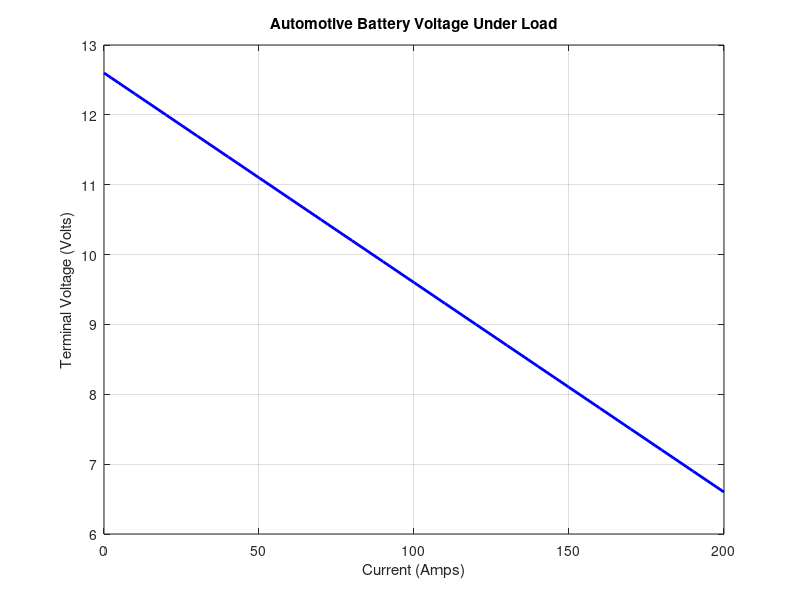
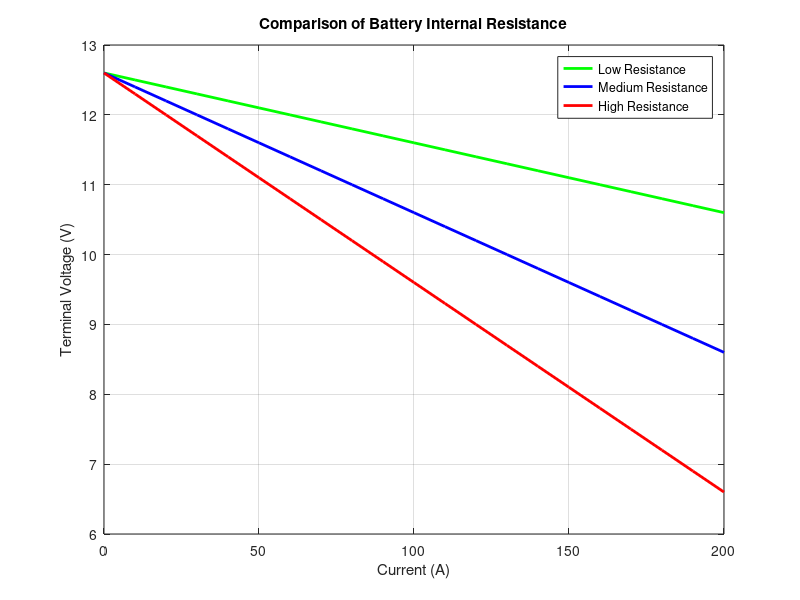
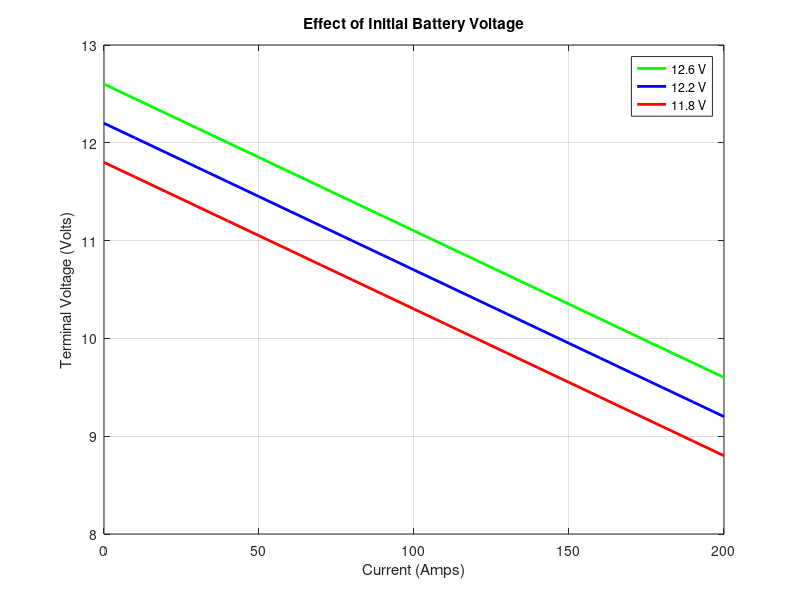
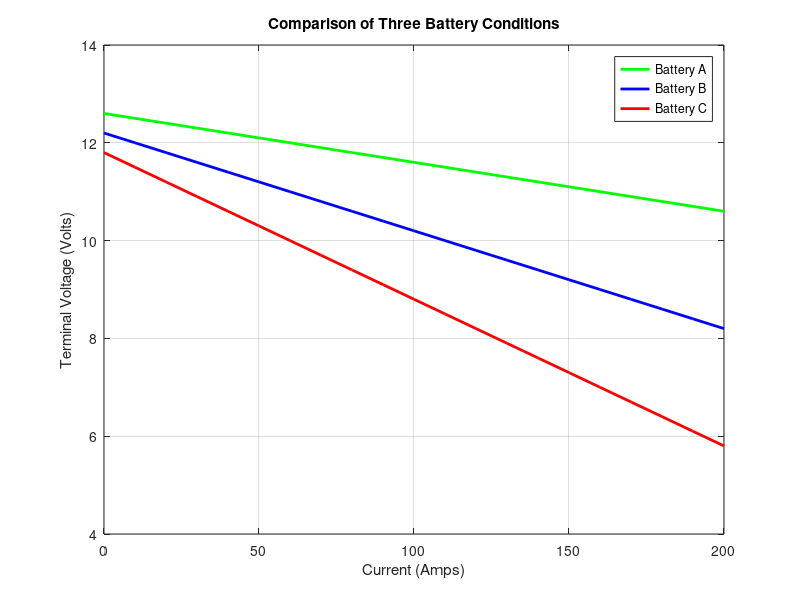

MATLAB code for these plots, in order:
% Automotive 12V Battery Simulation
% Project 001

clc;
clear;
close all;

% Battery specifications
battery_voltage = 12.6;        % Volts
internal_resistance = 0.030;   % Ohms

% Starter motor electrical load 
current = 150;                 % Amps

% Calculate voltage drop
voltage_drop = current * internal_resistance;

% Calculate terminal voltage
terminal_voltage = battery_voltage - voltage_drop;

% Display results
fprintf('Battery voltage: %.2f V\n', battery_voltage);
fprintf('Voltage drop: %.2f V\n', voltage_drop)
fprintf('Terminal voltage: %.2f V\n', terminal_voltage)


% Simulate different electrical loads

current_range = 0:10:200;

% Calculate voltage at each current value 
voltage_range = battery_voltage - ...
    (current_range * internal_resistance)

% Plot the results
figure;

plot(current_range, voltage_range, 'b', 'LineWidth', 2);

title('Automotive Battery Voltage Under Load');
xlabel('Current (Amps)');
ylabel('Terminal Voltage (Volts)');


grid on;


% Compare different battery conditions 

current_range = 0:10:200;


R1 = 0.010;
R2 = 0.020;
R3 = 0.030;


V1 = battery_voltage - current_range * R1;
V2 = battery_voltage - current_range * R2;
V3 = battery_voltage - current_range * R3;


figure;

plot(current_range, V1, 'g', 'LineWidth', 2);
hold on;

plot(current_range, V2, 'b', 'LineWidth', 2);


plot(current_range, V3, 'r', 'LineWidth', 2);


title('Comparison of Battery Internal Resistance');
xlabel('Current (A)');
ylabel('Terminal Voltage (V)');

legend('Low Resistance', 'Medium Resistance', 'High Resistance');

grid on;
hold off;


% Engineering analysis at 150 Amps


test_current = 150;


% Calculate voltage drops
drop1 = test_current * R1;
drop2 = test_current * R2;
drop3 = test_current * R3;

% Calculate terminal voltages
terminal1 = battery_voltage - drop1;
terminal2 = battery_voltage - drop2;
terminal3 = battery_voltage - drop3;


% Display comparison
fprintf('\n--- Battery Comparison at 150 A ---\n');

fprintf('Low resistance:    %.2f V\n', terminal1);
fprintf('Medium resistance: %.2f V\n', terminal2);
fprintf('High resistance:   %.2f V\n', terminal3);


% Experiment 2: Comparing initial battery voltages

current_range = 0:10:200;


% Different initial battery voltages
V_high = 12.6;
V_medium = 12.2;
V_low = 11.8;

% Keep internal resistance constant
R = 0.015;


% Calculate terminal voltage
voltage_high = V_high - current_range * R;
voltage_medium = V_medium - current_range * R;
voltage_low = V_low - current_range * R;

% Plot comparison
figure;

plot(current_range, voltage_high, 'g', 'LineWidth', 2)
hold on;

plot(current_range, voltage_medium, 'b', 'LineWidth', 2);


plot(current_range, voltage_low, 'r', 'LineWidth', 2);


title('Effect of Initial Battery Voltage');
xlabel('Current (Amps)');
ylabel('Terminal Voltage (Volts)')

legend('12.6 V', '12.2 V', '11.8 V');

grid on;
hold off;


% Experiment 3: Comparing different battery conditions

current_range = 0:10:200;

% Battery specifications
battery_A_voltage = 12.6;
battery_A_resistance = 0.010;

battery_B_voltage = 12.2;
battery_B_resistance = 0.020;

battery_C_voltage = 11.8;
battery_C_resistance = 0.030;

% Calculate terminal voltages
battery_A = battery_A_voltage - current_range * battery_A_resistance;
battery_B = battery_B_voltage - current_range * battery_B_resistance;
battery_C = battery_C_voltage - current_range * battery_C_resistance;


% Plot results
figure;

plot(current_range, battery_A, 'g', 'LineWidth', 2);
hold on;
plot(current_range,battery_B, 'b', 'LineWidth', 2);
plot(current_range, battery_C, 'r', 'LineWidth', 2);


title('Comparison of Three Battery Conditions');
xlabel('Current (Amps)');
ylabel('Terminal Voltage (Volts)');


legend('Battery A', 'Battery B', 'Battery C');
grid on;
hold off;


% Compare terminal voltage at 150 Amps

test_current = 150;

terminal_A = battery_A_voltage - test_current * battery_A_resistance;
terminal_B = battery_B_voltage - test_current * battery_B_resistance;
terminal_C = battery_C_voltage - test_current * battery_C_resistance;

fprintf('\n--- Battery Comparison at 150 A ---\n');

fprintf('Battery A: %.2f V\n', terminal_A);
fprintf('Battery B: %.2f V\n', terminal_B);
fprintf('Battery C: %.2f V\n', terminal_C);
